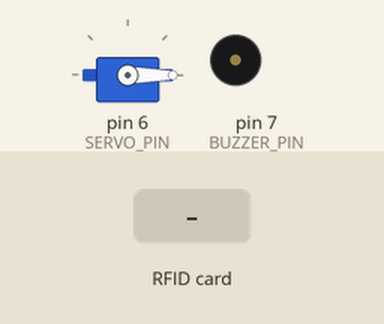
Recording of a sketch running on a simulated Arduino Uno, built with avr-gcc and run on an emulated ATmega328P. Parts: servo, buzzer (waves = sounding, pin HIGH). The inputs (shaded band) are chosen by the test bench. Pins used as bus, display or sensor lines are not drawn; what the sketch prints to the serial monitor is not drawn.

Above: at 1.3 s.
1.4 s: RFID card 5E 7A 19 C4 held to the reader
At 1.49 s:
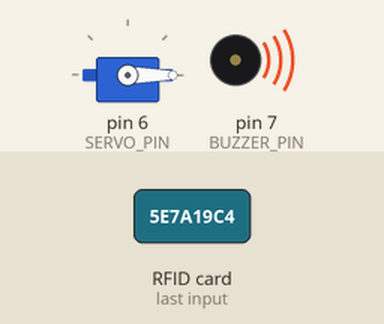
4.4 s: RFID card A3 B1 C2 D4 held to the reader
At 5.8 s:
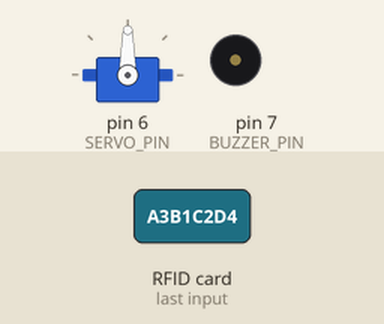
6.1 s: RFID card 12 34 56 78 held to the reader
At 6.21 s:
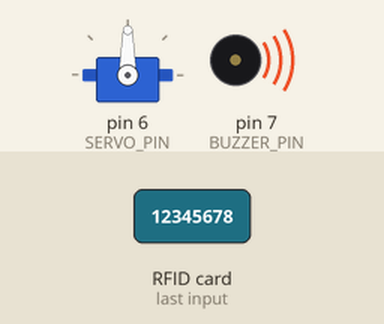
Timing chart, 0 to 12.8 s (numbered marks = the images above; inputs shaded):
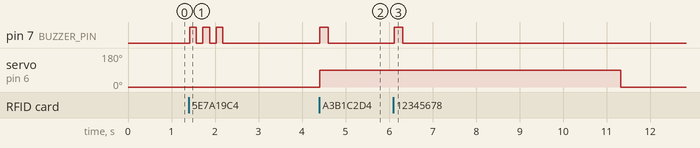

Measured:
- after the input at 1.4 s, pin 7 (BUZZER_PIN): alternates HIGH for 0.15 s and LOW for 0.15 s, 6 changes in all, then stays LOW, starting at once
- after the input at 4.4 s, pin 7 (BUZZER_PIN): LOW → HIGH at once, → LOW 0.20 s later; servo on pin 6 (SERVO_PIN): 0° → 90° at once
- after the input at 6.1 s, pin 7 (BUZZER_PIN): LOW → HIGH at once, → LOW 0.20 s later; servo on pin 6 (SERVO_PIN): 90° → 0° after 5.2 s instead of 3.5 s

The sketch:

Arduino_Code.ino
```cpp
/*
  ============================================================
   Smart RFID-Based Access Control System
   Author: ben khira ahmed bader eddine
   Description:
   Secure RFID door lock system using Arduino UNO,
   MFRC522 RFID reader and SG90 servo motor.
  ============================================================
*/

#include <SPI.h>
#include <MFRC522.h>
#include <Servo.h>
#define SS_PIN 10
#define RST_PIN 9
#define SERVO_PIN 6
#define BUZZER_PIN 7
MFRC522 mfrc522(SS_PIN, RST_PIN);
Servo lockServo;
byte authorizedCards[][4] = {
  {0xA3, 0xB1, 0xC2, 0xD4},
  {0x12, 0x34, 0x56, 0x78}
};
const int totalCards = 2;
const int lockPosition = 0;
const int unlockPosition = 90;
const unsigned long unlockDuration = 5000; // 5 seconds
unsigned long unlockTime = 0;
bool isUnlocked = false;
void setup() {
  Serial.begin(9600);
  SPI.begin();
  mfrc522.PCD_Init();

  lockServo.attach(SERVO_PIN);
  pinMode(BUZZER_PIN, OUTPUT);

  lockDoor();

  Serial.println("=================================");
  Serial.println(" RFID Access Control System ");
  Serial.println(" System Ready... Scan your card ");
  Serial.println("=================================");
}

void loop() {

  if (isUnlocked && millis() - unlockTime >= unlockDuration) {
    lockDoor();
  }

  if (!mfrc522.PICC_IsNewCardPresent())
    return;

  if (!mfrc522.PICC_ReadCardSerial())
    return;

  Serial.println("\nCard detected!");
  printUID();

  if (isAuthorized(mfrc522.uid.uidByte)) {
    Serial.println("Access Granted ✅");
    unlockDoor();
  } else {
    Serial.println("Access Denied ❌");
    accessDeniedAlert();
  }

  mfrc522.PICC_HaltA();
}
bool isAuthorized(byte *uid) {

  for (int i = 0; i < totalCards; i++) {
    bool match = true;

    for (int j = 0; j < 4; j++) {
      if (uid[j] != authorizedCards[i][j]) {
        match = false;
        break;
      }
    }

    if (match) return true;
  }

  return false;
}

void unlockDoor() {
  lockServo.write(unlockPosition);
  digitalWrite(BUZZER_PIN, HIGH);
  delay(200);
  digitalWrite(BUZZER_PIN, LOW);

  isUnlocked = true;
  unlockTime = millis();
}

void lockDoor() {
  lockServo.write(lockPosition);
  isUnlocked = false;
  Serial.println("Door Locked 🔒");
}

void accessDeniedAlert() {
  for (int i = 0; i < 3; i++) {
    digitalWrite(BUZZER_PIN, HIGH);
    delay(150);
    digitalWrite(BUZZER_PIN, LOW);
    delay(150);
  }
}

void printUID() {
  Serial.print("UID: ");
  for (byte i = 0; i < mfrc522.uid.size; i++) {
    Serial.print(mfrc522.uid.uidByte[i] < 0x10 ? "0" : "");
    Serial.print(mfrc522.uid.uidByte[i], HEX);
    Serial.print(" ");
  }
  Serial.println();
}
```
